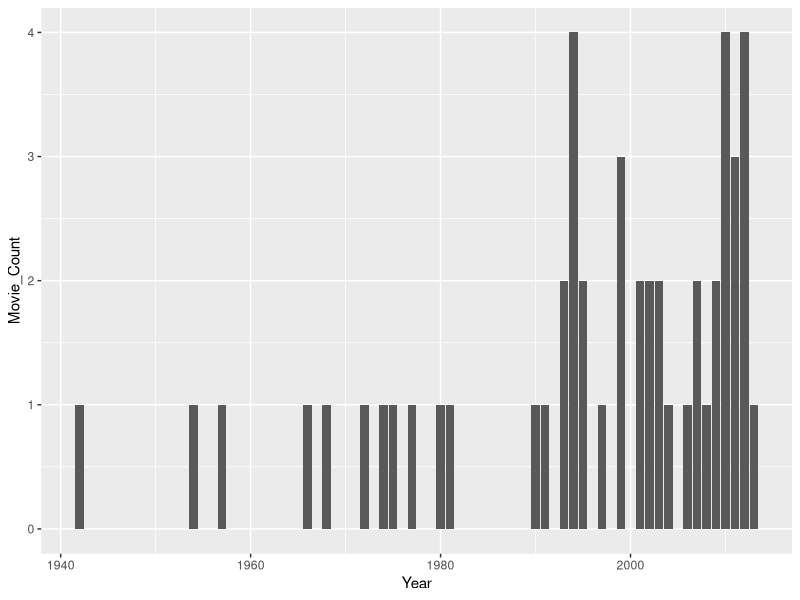
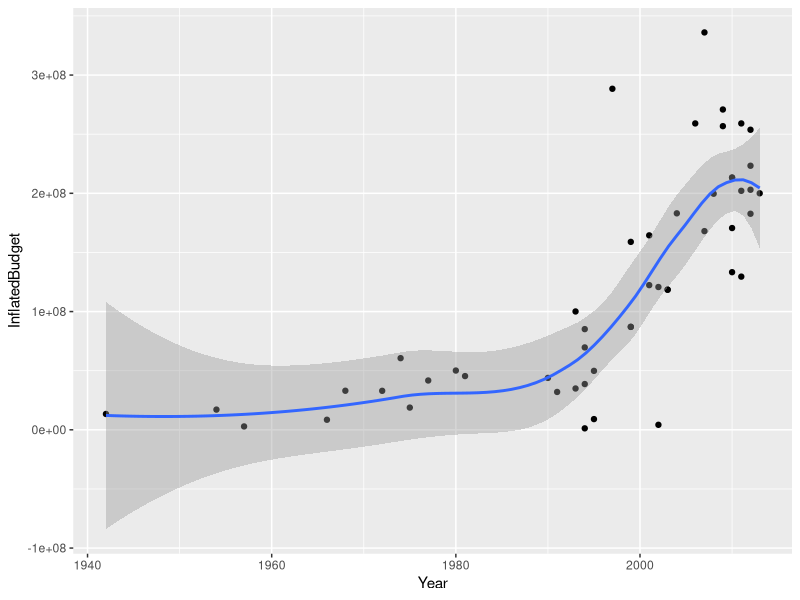
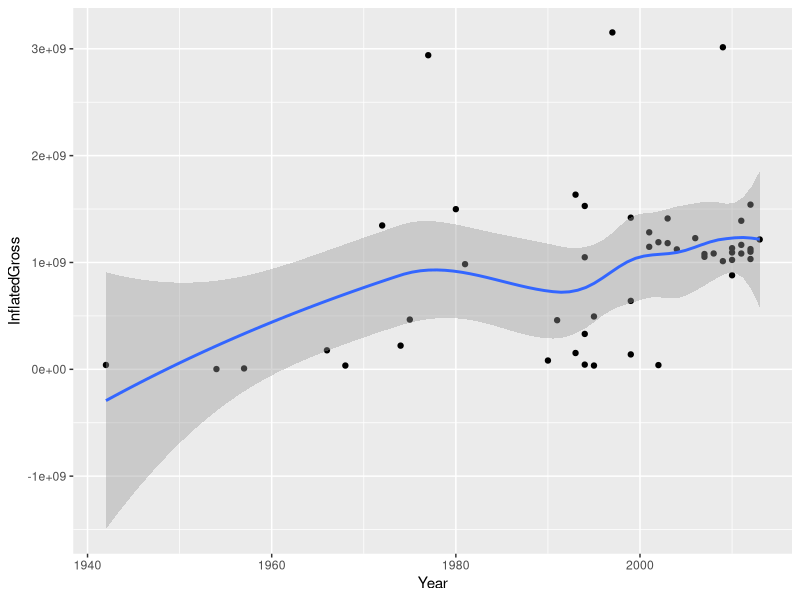
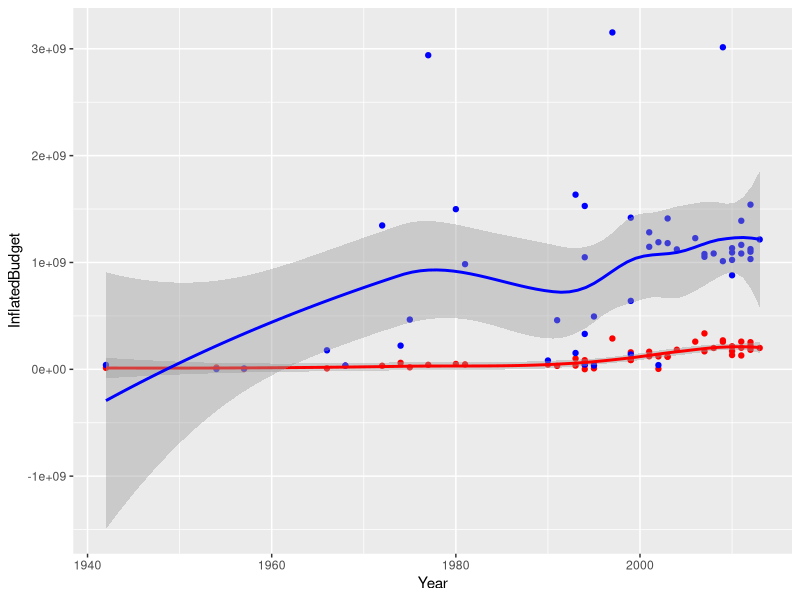
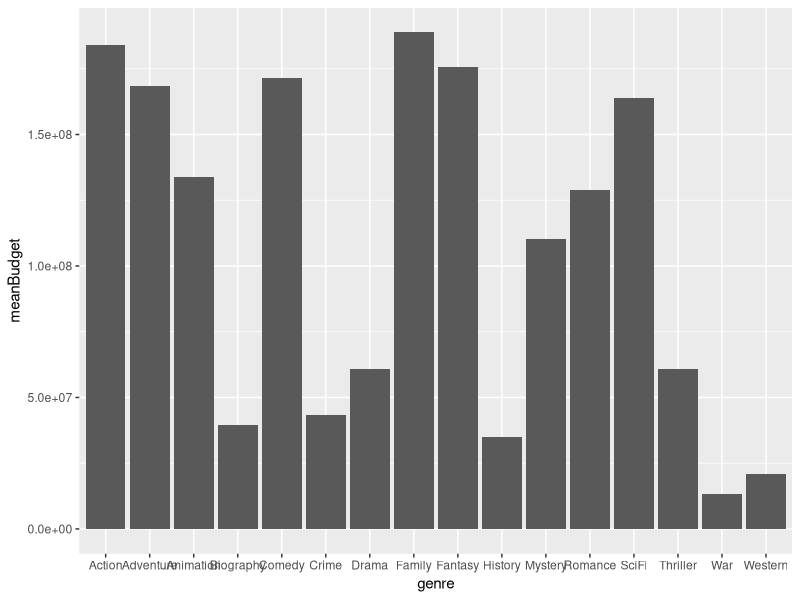
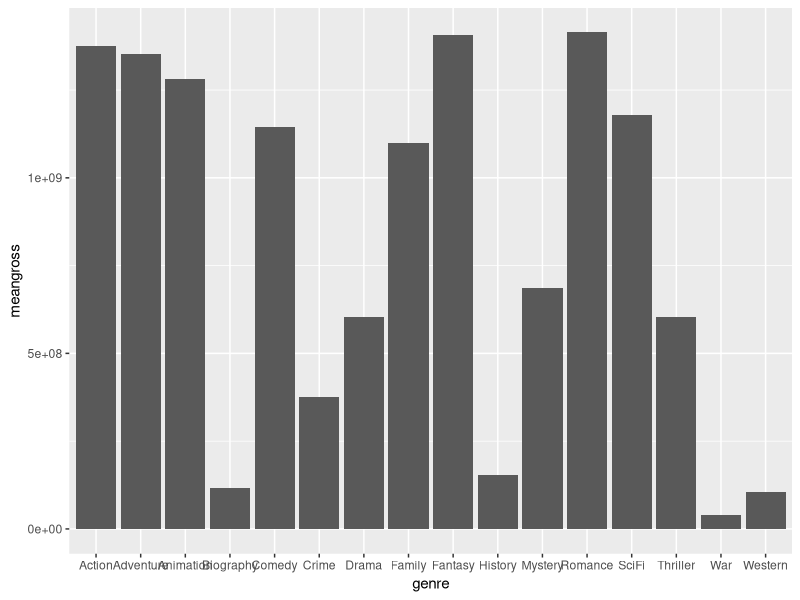

The R source for these figures, in order:
## ---- chunk 1
knitr::opts_chunk$set(echo = TRUE)
## ---- chunk 2
#Packages loading to use
library(tidyverse) ##Loaded for dplyr and to 'clean' data
library(ggplot2) ##Loaded for plotting
library(dplyr) ##Loaded for computer issues

## ---- chunk 3
##Read in data and save it to variable raw_data
raw_data <- read.csv(file = "popular_film_data.csv")
glimpse (raw_data)
## ---- chunk 4
#To remove "$" and "," from InflatedBudget
raw_data$InflatedBudget <-  gsub("\\$","", raw_data$InflatedBudget) 
raw_data$InflatedBudget <-  as.numeric(gsub(",","", raw_data$InflatedBudget))

#To remove "$" and "," from InflatedGross
raw_data$InflatedGross <-  gsub("\\$","", raw_data$InflatedGross) 
raw_data$InflatedGross <-  as.numeric(gsub(",","", raw_data$InflatedGross))

#To remove "$" and "," from TotalGross
raw_data$TotalGross <-  gsub("\\$","", raw_data$TotalGross) 
raw_data$TotalGross <-  as.numeric(gsub(",","", raw_data$TotalGross))

#To View our now changed data. 
glimpse (raw_data)
## ---- chunk 5
raw_data <- raw_data |> mutate (Proportion_female = (1 - Proportion_male))

#To view our data with the new variable.
glimpse(raw_data)
## ---- chunk 6
#What is the release year range of the films in our dataset?
range(raw_data$Year)

## ---- chunk 7
 raw_data|>group_by(Year) |> summarise(Movie_Count = n()) |> arrange(desc(Movie_Count))

## ---- chunk 8
#Storing the code to the "count_movieby_year" variable. 

count_movieby_year <-  raw_data|>group_by(Year) |> summarise(Movie_Count = n()) |> arrange(desc(Movie_Count))
ggplot(count_movieby_year, aes(x = Year, y = Movie_Count)) + geom_col()
## ---- chunk 9
raw_data |> group_by(Year)|> summarise(InflatedBudget) |> ggplot(aes(Year,InflatedBudget)) +geom_point() + geom_smooth()
## ---- chunk 10
raw_data |> group_by(Year) |> summarise(InflatedGross) |> ggplot(aes(Year,InflatedGross)) +geom_point() + geom_smooth()

## ---- chunk 11
#raw_data |> group_by(Year)|> ggplot(aes(Year,InflatedGross, InflatedBudget, color = )) +geom_point() + geom_smooth(method = 'loess', formula = 'y~x')

raw_data |> group_by(Year) |> ggplot(aes(x=Year))+geom_point(aes(y=InflatedBudget),color = "red") + geom_point(aes(y=InflatedGross), color = "blue") + geom_smooth(aes(y=InflatedBudget), color = "red") + geom_smooth(aes(y=InflatedGross), color = "blue")


## ---- chunk 12
raw_data |> slice_max(InflatedGross, n = 10) |> select(FilmName, Year, InflatedGross)
## ---- chunk 13
raw_data |> slice_max(InflatedBudget, n = 1) |> select(FilmName, InflatedGross)
raw_data |> slice_min(InflatedBudget, n = 1) |> select(FilmName, InflatedGross)

## ---- chunk 14
raw_data |> slice_max(InflatedGross, n = 10) |> select(FilmName, InflatedGross)
#still need the genre
## ---- chunk 15
#We'll arrange the code to output what we need to see. 
genreGrossBudget <- (rbind(cbind(genre = "Comedy", raw_data %>% filter(Comedy == 1) %>% summarise(meangross = mean(InflatedGross), meanBudget = mean(InflatedBudget), Malegross = ((mean(Proportion_male))*meangross))),
      cbind(genre = "Drama", raw_data %>% filter(Drama == 1) %>% summarise(meangross = mean(InflatedGross),meanBudget = mean(InflatedBudget), Malegross = ((mean(Proportion_male))*meangross))),
      cbind(genre = "Western", raw_data %>% filter(Western == 1) %>% summarise(meangross = mean(InflatedGross),meanBudget = mean(InflatedBudget), Malegross = ((mean(Proportion_male))*meangross))),
      cbind(genre = "Action", raw_data %>% filter(Action == 1) %>% summarise(meangross = mean(InflatedGross),meanBudget = mean(InflatedBudget), Malegross = ((mean(Proportion_male))*meangross))),
     cbind(genre = "Biography", raw_data %>% filter(Biography == 1) %>% summarise(meangross = mean(InflatedGross),meanBudget = mean(InflatedBudget), Malegross = ((mean(Proportion_male))*meangross))),
    cbind(genre = "History", raw_data %>% filter(History == 1) %>% summarise(meangross = mean(InflatedGross),meanBudget = mean(InflatedBudget), Malegross = ((mean(Proportion_male))*meangross))), 
    cbind(genre = "Adventure", raw_data %>% filter(Adventure == 1) %>% summarise(meangross = mean(InflatedGross),meanBudget = mean(InflatedBudget), Malegross = ((mean(Proportion_male))*meangross))),
        cbind(genre = "Fantasy", raw_data %>% filter(Fantasy == 1) %>% summarise(meangross = mean(InflatedGross),meanBudget = mean(InflatedBudget), Malegross = ((mean(Proportion_male))*meangross))),
    cbind(genre = "Mystery", raw_data %>% filter(Mystery == 1) %>% summarise(meangross = mean(InflatedGross),meanBudget = mean(InflatedBudget), Malegross = ((mean(Proportion_male))*meangross))),
    cbind(genre = "SciFi", raw_data %>% filter(SciFi == 1) %>% summarise(meangross = mean(InflatedGross),meanBudget = mean(InflatedBudget), Malegross = ((mean(Proportion_male))*meangross))),
    cbind(genre = "Romance", raw_data %>% filter(Romance == 1) %>% summarise(meangross = mean(InflatedGross),meanBudget = mean(InflatedBudget), Malegross = ((mean(Proportion_male))*meangross))),
    cbind(genre = "Thriller", raw_data %>% filter(Drama == 1) %>% summarise(meangross = mean(InflatedGross),meanBudget = mean(InflatedBudget), Malegross = ((mean(Proportion_male))*meangross))),
    cbind(genre = "Crime", raw_data %>% filter(Crime == 1) %>% summarise(meangross = mean(InflatedGross),meanBudget = mean(InflatedBudget), Malegross = ((mean(Proportion_male))*meangross))),
    cbind(genre = "War", raw_data %>% filter(War == 1) %>% summarise(meangross = mean(InflatedGross),meanBudget = mean(InflatedBudget), Malegross = ((mean(Proportion_male))*meangross))),
    cbind(genre = "Family", raw_data %>% filter(Family == 1) %>% summarise(meangross = mean(InflatedGross),meanBudget = mean(InflatedBudget), Malegross = ((mean(Proportion_male))*meangross))),
    cbind(genre = "Animation", raw_data %>% filter(Animation == 1) %>% summarise(meangross = mean(InflatedGross),meanBudget = mean(InflatedBudget), Malegross = ((mean(Proportion_male))*meangross)))) %>% arrange(desc(meanBudget)))
genreGrossBudget
## ---- chunk 16
#Over all, what genre cost more to produce on average? How much did that category produce in grossings?

#Over all, what genre cost more to produce on average? How much did that category produce in grossing? 
genreGrossBudget |> slice(which(meanBudget ==max(meanBudget) | meanBudget == min(meanBudget))) |> distinct()

## ---- chunk 17
ggplot(genreGrossBudget) + geom_bar(mapping = aes(genre, meanBudget), stat = "identity")

#ggplot for meangross
ggplot(genreGrossBudget) + geom_bar(mapping = aes(genre, meangross), stat = "identity")
## ---- chunk 18
#genreGrossBudget <- genreGrossBudget |> mutate ( Gross_Female = (as.numeric(genreGrossBudget$meangross) * as.numeric(raw_data$Proportion_female)))
## ---- chunk 19

rbind(cbind(genre = "Comedy", raw_data %>% filter(Comedy == 1) %>% summarise(sum = sum(Comedy == 1))),
    cbind(genre = "Drama", raw_data %>% filter(Drama == 1) %>% summarise(sum = sum(Drama == 1))),
    cbind(genre = "Western", raw_data %>% filter(Western == 1) %>% summarise(sum = sum(Western == 1))),
    cbind(genre = "Action", raw_data %>% filter(Action == 1) %>% summarise(sum = sum(Action == 1))),
    cbind(genre = "Biography", raw_data %>% filter(Biography == 1) %>% summarise(sum = sum(Biography == 1))),
    cbind(genre = "History", raw_data %>% filter(History == 1) %>% summarise(sum = sum(History == 1))),
    cbind(genre = "Adventure", raw_data %>% filter(Adventure == 1) %>% summarise(sum = sum(Adventure == 1))),
    cbind(genre = "Fantasy", raw_data %>% filter(Fantasy == 1) %>% summarise(sum = sum(Fantasy == 1))),
    cbind(genre = "Mystery", raw_data %>% filter(Mystery == 1) %>% summarise(sum = sum(Mystery == 1))),
    cbind(genre = "SciFi", raw_data %>% filter(SciFi == 1) %>% summarise(sum = sum(SciFi == 1))),
    cbind(genre = "Romance", raw_data %>% filter(Romance == 1) %>% summarise(sum = sum(Romance == 1))),
    cbind(genre = "Thriller", raw_data %>% filter(Thriller == 1) %>% summarise(sum = sum(Thriller == 1))),
    cbind(genre = "Crime", raw_data %>% filter(Crime == 1) %>% summarise(sum = sum(Crime == 1))),
    cbind(genre = "War", raw_data %>% filter(War == 1) %>% summarise(sum = sum(War == 1))),
    cbind(genre = "Family", raw_data %>% filter(Family == 1) %>% summarise(sum = sum(Family == 1))),
    cbind(genre = "Animation", raw_data %>% filter(Animation == 1) %>% summarise(sum = sum(Animation == 1))))%>% arrange(desc(sum))

#the end of numbers of genre

## ---- chunk 20
#genre enjoyment
genre_enj <- rbind(cbind(genre = "Comedy", raw_data %>% filter(Comedy == 1) %>% summarise(meanenj = mean(Enjoyment))),
    cbind(genre = "Drama", raw_data %>% filter(Drama == 1) %>% summarise(meanenj = mean(Enjoyment))),
    cbind(genre = "Western", raw_data %>% filter(Western == 1) %>% summarise(meanenj = mean(Enjoyment))),
    cbind(genre = "Action", raw_data %>% filter(Action == 1) %>% summarise(meanenj = mean(Enjoyment))),
    cbind(genre = "Biography", raw_data %>% filter(Biography == 1) %>% summarise(meanenj = mean(Enjoyment))),
    cbind(genre = "History", raw_data %>% filter(History == 1) %>% summarise(meanenj = mean(Enjoyment))),
    cbind(genre = "Adventure", raw_data %>% filter(Adventure == 1) %>% summarise(meanenj = mean(Enjoyment))),
    cbind(genre = "Fantasy", raw_data %>% filter(Fantasy == 1) %>% summarise(meanenj = mean(Enjoyment))),
    cbind(genre = "Mystery", raw_data %>% filter(Mystery == 1) %>% summarise(meanenj = mean(Enjoyment))),
    cbind(genre = "SciFi", raw_data %>% filter(SciFi == 1) %>% summarise(meanenj = mean(Enjoyment))),
    cbind(genre = "Romance", raw_data %>% filter(Romance == 1) %>% summarise(meanenj = mean(Enjoyment))),
    cbind(genre = "Thriller", raw_data %>% filter(Thriller == 1) %>% summarise(meanenj = mean(Enjoyment))),
    cbind(genre = "Crime", raw_data %>% filter(Crime == 1) %>% summarise(meanenj = mean(Enjoyment))),
    cbind(genre = "War", raw_data %>% filter(War == 1) %>% summarise(meanenj = mean(Enjoyment))),
    cbind(genre = "Family", raw_data %>% filter(Family == 1) %>% summarise(meanenj = mean(Enjoyment))),
    cbind(genre = "Animation", raw_data %>% filter(Animation == 1) %>% summarise(meanenj = mean(Enjoyment))))%>% arrange(desc(meanenj))

genre_enj |> slice(which(meanenj ==max(meanenj) | meanenj == min(meanenj))) |> distinct()

## ---- chunk 21
#genre appreaction
genre_app <- rbind(cbind(genre = "Comedy", raw_data %>% filter(Comedy == 1) %>% summarise(meanapp = mean(Appreciation))),
    cbind(genre = "Drama", raw_data %>% filter(Drama == 1) %>% summarise(meanapp = mean(Appreciation))),
    cbind(genre = "Western", raw_data %>% filter(Western == 1) %>% summarise(meanapp = mean(Appreciation))),
    cbind(genre = "Action", raw_data %>% filter(Action == 1) %>% summarise(meanapp = mean(Appreciation))),
    cbind(genre = "Biography", raw_data %>% filter(Biography == 1) %>% summarise(meanapp = mean(Appreciation))),
    cbind(genre = "History", raw_data %>% filter(History == 1) %>% summarise(meanapp = mean(Appreciation))),
    cbind(genre = "Adventure", raw_data %>% filter(Adventure == 1) %>% summarise(meanapp = mean(Appreciation))),
    cbind(genre = "Fantasy", raw_data %>% filter(Fantasy == 1) %>% summarise(meanapp = mean(Appreciation))),
    cbind(genre = "Mystery", raw_data %>% filter(Mystery == 1) %>% summarise(meanapp = mean(Appreciation))),
    cbind(genre = "SciFi", raw_data %>% filter(SciFi == 1) %>% summarise(meanapp = mean(Appreciation))),
    cbind(genre = "Romance", raw_data %>% filter(Romance == 1) %>% summarise(meanapp = mean(Appreciation))),
    cbind(genre = "Thriller", raw_data %>% filter(Thriller == 1) %>% summarise(meanapp = mean(Appreciation))),
    cbind(genre = "Crime", raw_data %>% filter(Crime == 1) %>% summarise(meanapp = mean(Appreciation))),
    cbind(genre = "War", raw_data %>% filter(War == 1) %>% summarise(meanapp = mean(Appreciation))),
    cbind(genre = "Family", raw_data %>% filter(Family == 1) %>% summarise(meanapp = mean(Appreciation))),
    cbind(genre = "Animation", raw_data %>% filter(Animation == 1) %>% summarise(meanapp = mean(Appreciation))))%>% arrange(desc(meanapp))

genre_app |> slice(which(meanapp ==max(meanapp) | meanapp == min(meanapp))) |> distinct()
## ---- chunk 22
raw_data |> slice_max(Appreciation, n = 10)|> select(FilmName,Appreciation, Enjoyment)

raw_data |> slice_max(Enjoyment, n = 10) |> select(FilmName, Enjoyment, Appreciation)

raw_data |> slice_max(InflatedGross, n = 10) |> select(FilmName, InflatedGross, Appreciation, Enjoyment)
